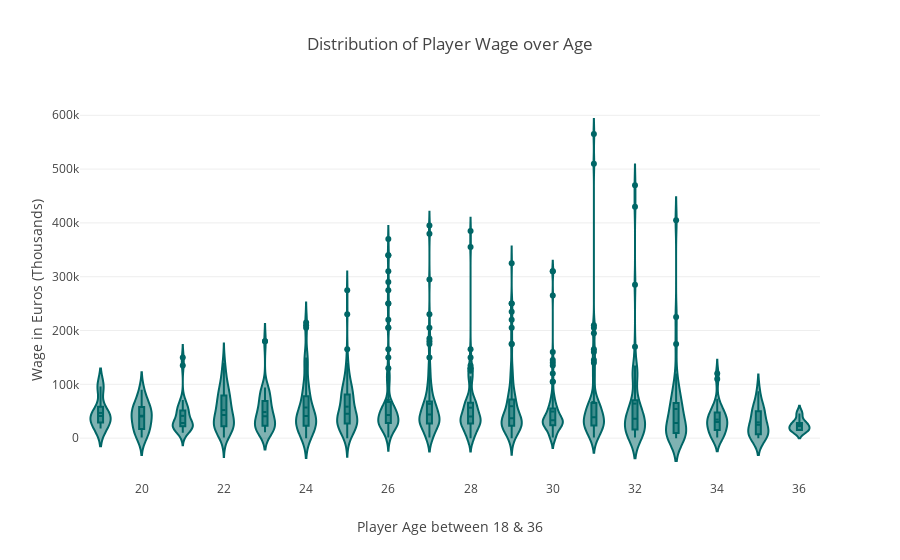

The code cell stored with this chart in its notebook:
### Markdown cell above
---

### Code cell
# Violin Plot for Wage over Age

dfo18=football[football.Age>=18]
df_t1k = dfo18[dfo18.Age<=36][:1000]

# Grouping the data by Age as index and displaying Value and Wage as per age groups  
age_wage_value = df_t1k.groupby(['Age']).agg({'Wage': 'mean'})      

data_plot4 = []
for i in range(0,len(pd.unique(df_t1k['Age']))):
    trace = {
            "type": 'violin',
            "x": df_t1k['Age'][df_t1k['Age'] == pd.unique(df_t1k['Age'])[i]],
            "y": df_t1k['Wage'][df_t1k['Age'] == pd.unique(df_t1k['Age'])[i]],
            "name": pd.unique(df_t1k['Age'])[i],
            "showlegend":False,
            "showextrema" : False,
            "box": {
                "visible": True
            },
            "meanline": {
                "visible": True
            },
        "marker" : {
          "color" : "rgb(0,102,102)"
        }
        }
    data_plot4.append(trace)

        
fig4 = {
    "data": data_plot4,
    "layout" : {
        "title": "Distribution of Player Wage over Age",
        "yaxis": {
            "zeroline": False,
            "showlegend":False,
        "title":"Wage in Euros (Thousands)" 
        },
        "xaxis": {
                "title":"Player Age between 18 & 36"
                }
    }
    }


# py.plot(fig4, filename='Wage_Age_Violin.html', validate = False)
iplot(fig4, validate = False)
